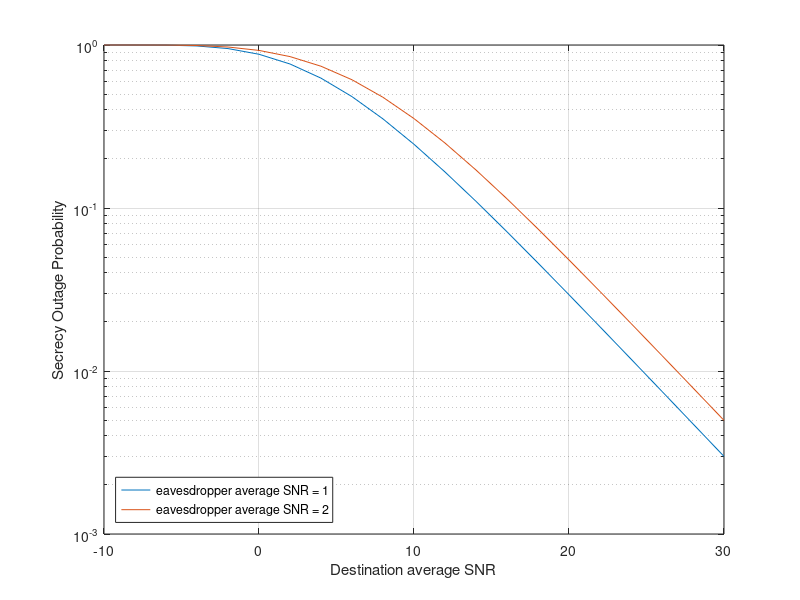

Write the MATLAB code that produced this figure.
thresholdCapacity = 1;
lambda = 2^thresholdCapacity;
snr_dB = -10:2:30; % range of SNR values in dB
avgSNR_dest = 10.^(snr_dB/10);
avgSNR_eve = 1;

f1 = exp((-lambda+1)./avgSNR_dest);
f2 = avgSNR_dest./(lambda.*avgSNR_eve+avgSNR_dest);

SOP = 1 - f1.*f2;

semilogy(snr_dB, SOP);
xlabel('Destination average SNR');
ylabel('Secrecy Outage Probability');

avgSNR_eve = 2;

f12 = exp((-lambda+1)./avgSNR_dest);
f22 = avgSNR_dest./(lambda.*avgSNR_eve+avgSNR_dest);

SOP2 = 1 - f12.*f22;

hold on;
semilogy(snr_dB, SOP2);
hold off;
legend('eavesdropper average SNR = 1', 'eavesdropper average SNR = 2', 'Location', 'Southwest');
grid on;